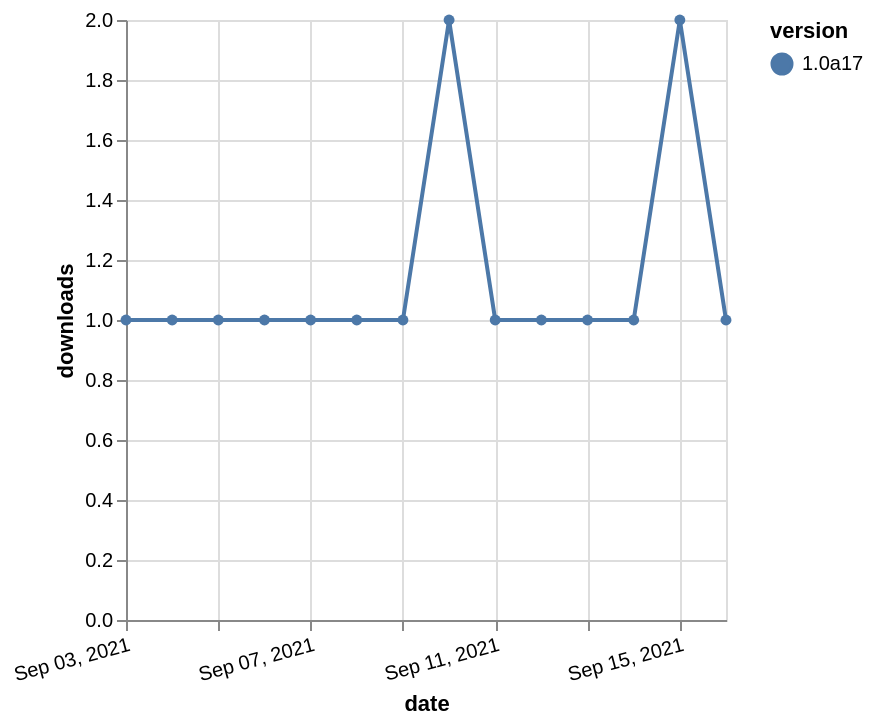

Vega-Lite specification stored for this chart:
### Vega-Lite specification from a JSON file in a GitHub repository (floating-point values rounded to 4 significant figures)
{"$schema": "https://vega.github.io/schema/vega-lite/v5.json", "description": "A simple bar chart with embedded data.", "data": {"values": [{"date": "2021-09-03", "total": 182, "delta": 1, "version": "1.0a17"}, {"date": "2021-09-04", "total": 183, "delta": 1, "version": "1.0a17"}, {"date": "2021-09-05", "total": 184, "delta": 1, "version": "1.0a17"}, {"date": "2021-09-06", "total": 185, "delta": 1, "version": "1.0a17"}, {"date": "2021-09-07", "total": 186, "delta": 1, "version": "1.0a17"}, {"date": "2021-09-08", "total": 187, "delta": 1, "version": "1.0a17"}, {"date": "2021-09-09", "total": 188, "delta": 1, "version": "1.0a17"}, {"date": "2021-09-10", "total": 190, "delta": 2, "version": "1.0a17"}, {"date": "2021-09-11", "total": 191, "delta": 1, "version": "1.0a17"}, {"date": "2021-09-12", "total": 192, "delta": 1, "version": "1.0a17"}, {"date": "2021-09-13", "total": 193, "delta": 1, "version": "1.0a17"}, {"date": "2021-09-14", "total": 194, "delta": 1, "version": "1.0a17"}, {"date": "2021-09-15", "total": 196, "delta": 2, "version": "1.0a17"}, {"date": "2021-09-16", "total": 197, "delta": 1, "version": "1.0a17"}]}, "width": "container", "mark": {"type": "line", "point": {"filled": true}}, "encoding": {"x": {"field": "date", "type": "temporal", "timeUnit": "yearmonthdate", "title": "date", "axis": {"labelAngle": -15}}, "y": {"field": "delta", "type": "quantitative", "title": "downloads"}, "color": {"field": "version", "type": "nominal"}, "tooltip": {"field": "delta"}}}
